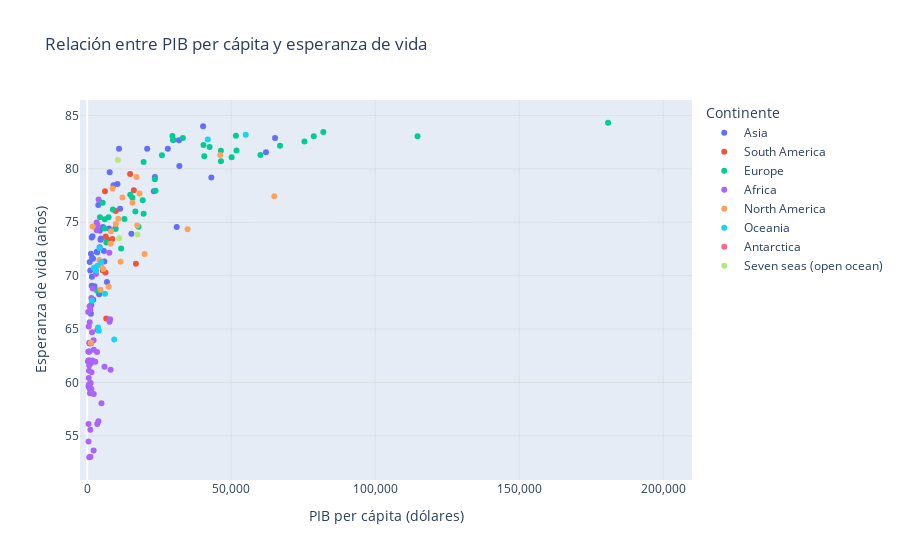

Notebook source saved alongside this figure:
### Markdown cell above
Se genera el gráfico de dispersión.

### Code cell
# Subconjunto de países seleccionados
paises_seleccionados = paises

# Eliminar valores nulos en las columnas 'GDP_MD' y 'POP_EST'
paises = paises.dropna(subset=['GDP_MD', 'POP_EST'])

# Creación del gráfico de dispersión
fig = px.scatter(
    paises_seleccionados,
    x='GDP_PC',
    y='LIFE_EXPECTANCY',
    color='CONTINENT',    # para colorear los puntos por continente
    title='Relación entre PIB per cápita y esperanza de vida',
    labels={
        'NAME': 'País',
        'GDP_PC': 'PIB per cápita (dólares)',
        'LIFE_EXPECTANCY': 'Esperanza de vida (años)',
        'CONTINENT': 'Continente'
    },
    hover_data={
        'NAME': True,              # para mostrar la columna NAME
        'GDP_PC': ':,.2f',         # formato con dos decimales y separador de miles
        'LIFE_EXPECTANCY': ':.2f', # formato con dos decimales
    }
)

# Atributos globales de la figura
fig.update_layout(
    xaxis_tickformat=',',
    yaxis_tickformat=',',
    xaxis=dict(showgrid=True, gridwidth=0.5, gridcolor='lightgray'),
    yaxis=dict(showgrid=True, gridwidth=0.5, gridcolor='lightgray')
)

# Atributos de los elementos visuales del gráfico
fig.update_traces(
    textposition='top center',
    textfont=dict(size=6)
)

# Ajuste del eje x para que comience en 0
x_max = paises_seleccionados['GDP_PC'].max() * 1.05  # Añade un 5% de margen superior
fig.update_xaxes(range=[-2500, x_max])

# Despliegue del gráfico
fig.show()

### Figure 1 — Plotly figure (JSON) as saved in the notebook; plotly's stock layout.template omitted (floating-point values rounded to 4 significant figures)
{"data": [{"customdata": [["Indonesia"], ["Malaysia"], ["Cyprus"], ["India"], ["China"], ["Israel"], ["Lebanon"], ["Syria"], ["South Korea"], ["North Korea"], ["Bhutan"], ["Oman"], ["Uzbekistan"], ["Kazakhstan"], ["Tajikistan"], ["Mongolia"], ["Vietnam"], ["Cambodia"], ["United Arab Emirates"], ["Georgia"], ["Azerbaijan"], ["Turkey"], ["Laos"], ["Kyrgyzstan"], ["Armenia"], ["Iraq"], ["Iran"], ["Qatar"], ["Saudi Arabia"], ["Pakistan"], ["Thailand"], ["Kuwait"], ["Timor-Leste"], ["Brunei"], ["Myanmar"], ["Bangladesh"], ["Afghanistan"], ["Turkmenistan"], ["Jordan"], ["Nepal"], ["Yemen"], ["N. Cyprus"], ["Cyprus U.N. Buffer Zone"], ["Philippines"], ["Sri Lanka"], ["Taiwan"], ["Japan"], ["Singapore"], ["Bahrain"]], "hovertemplate": "Continente=Asia<br>PIB per cápita (dólares)=%{x:,.2f}<br>Esperanza de vida (años)=%{y:.2f}<br>País=%{customdata[0]}<extra></extra>", "legendgroup": "Asia", "marker": {"color": "#636efa", "symbol": "circle"}, "mode": "markers", "name": "Asia", "orientation": "v", "showlegend": true, "textfont": {"size": 6}, "textposition": "top center", "type": "scatter", "x": [4136.0, 11410.0, 20810.0, 2100.0, 10500.0, 29910.0, 7584.0, 5790.0, 31850.0, 1558.0, 3315.0, 15340.0, 1725.0, 9812.0, 870.7, 4340.0, 2715.0, 1643.0, 43100.0, 2039.0, 4794.0, 9127.0, 2535.0, 1309.0, 4622.0, 5955.0, 5476.0, 62090.0, 23140.0, 1285.0, 7807.0, 32000.0, 1560.0, 31090.0, 1408.0, 1856.0, 507.1, 6860.0, 4405.0, 1071.0, 774.3, 11040.0, 28000, 3485.0, 3853.0, 47820.0, 40250.0, 65230.0, 23500.0], "xaxis": "x", "y": [68.25, 76.26, 81.89, 67.74, 78.59, 82.7, 74.42, 72.3, 82.68, 73.58, 72.23, 73.94, 71.67, 74.44, 71.29, 72.67, 74.58, 69.9, 79.2, 71.59, 73.49, 78.47, 69.0, 72.05, 73.37, 71.34, 74.56, 81.56, 77.91, 66.43, 79.68, 80.26, 69.06, 74.55, 67.26, 73.7, 62.88, 69.41, 74.22, 70.48, 63.72, 81.89, 81.89, 72.19, 76.61, null, 84.0, 82.9, 79.25], "yaxis": "y"}, {"customdata": [["Chile"], ["Bolivia"], ["Peru"], ["Argentina"], ["Suriname"], ["Guyana"], ["Brazil"], ["Uruguay"], ["Ecuador"], ["Colombia"], ["Paraguay"], ["Venezuela"]], "hovertemplate": "Continente=South America<br>PIB per cápita (dólares)=%{x:,.2f}<br>Esperanza de vida (años)=%{y:.2f}<br>País=%{customdata[0]}<extra></extra>", "legendgroup": "South America", "marker": {"color": "#EF553B", "symbol": "circle"}, "mode": "markers", "name": "South America", "orientation": "v", "showlegend": true, "textfont": {"size": 6}, "textposition": "top center", "type": "scatter", "x": [14900.0, 3552.0, 6978.0, 9912.0, 6359.0, 6609.0, 8717.0, 16190.0, 6184.0, 6429.0, 5415.0, 16920.0], "xaxis": "x", "y": [79.52, 64.93, 73.39, 76.06, 70.29, 65.99, 73.42, 78, 77.89, 73.66, 70.47, 71.11], "yaxis": "y"}, {"customdata": [["United Kingdom"], ["France"], ["Ukraine"], ["Belarus"], ["Netherlands"], ["Lithuania"], ["Russia"], ["Czechia"], ["Germany"], ["Estonia"], ["Latvia"], ["Norway"], ["Sweden"], ["Finland"], ["Luxembourg"], ["Belgium"], ["North Macedonia"], ["Albania"], ["Kosovo"], ["Spain"], ["Denmark"], ["Romania"], ["Hungary"], ["Slovakia"], ["Poland"], ["Ireland"], ["Greece"], ["Austria"], ["Italy"], ["Switzerland"], ["Liechtenstein"], ["Serbia"], ["Croatia"], ["Slovenia"], ["Bulgaria"], ["San Marino"], ["Monaco"], ["Andorra"], ["Montenegro"], ["Bosnia and Herz."], ["Portugal"], ["Moldova"], ["Vatican"], ["Iceland"], ["Malta"]], "hovertemplate": "Continente=Europe<br>PIB per cápita (dólares)=%{x:,.2f}<br>Esperanza de vida (años)=%{y:.2f}<br>País=%{customdata[0]}<extra></extra>", "legendgroup": "Europe", "marker": {"color": "#00cc96", "symbol": "circle"}, "mode": "markers", "name": "Europe", "orientation": "v", "showlegend": true, "textfont": {"size": 6}, "textposition": "top center", "type": "scatter", "x": [42500.0, 40370.0, 3465.0, 6663.0, 51840.0, 19600.0, 11770.0, 23490.0, 46450.0, 23720.0, 17830.0, 75420.0, 51610.0, 40670.0, 114700.0, 46420.0, 6022.0, 5353.0, 4417.0, 29600.0, 60150.0, 12920.0, 16730.0, 19270.0, 15690.0, 78660.0, 19580.0, 50140.0, 33230.0, 81990.0, 180900.0, 7412.0, 14940.0, 25950.0, 9828.0, 48880.0, 184500.0, 40890.0, 8908.0, 6108.0, 23250.0, 4503.0, -120000, 66940.0, 29820.0], "xaxis": "x", "y": [82.06, 82.23, 68.59, 73.11, 81.71, 75.79, 72.55, 79.03, 80.71, 77.94, 74.58, 82.56, 83.11, 81.19, 83.05, 81.7, 74.42, 76.83, 75.48, 83.08, 81.3, 75.3, 76.02, 77.07, 77.3, 83.06, 80.64, 81.09, 82.9, 83.45, 84.32, 75.48, 77.58, 81.28, 74.36, null, null, null, 76.19, 75.29, null, 68.62, null, 82.17, 82.7], "yaxis": "y"}, {"customdata": [["Ethiopia"], ["S. Sudan"], ["Somalia"], ["Kenya"], ["Malawi"], ["Tanzania"], ["Somaliland"], ["Morocco"], ["W. Sahara"], ["Congo"], ["Dem. Rep. Congo"], ["Namibia"], ["South Africa"], ["Libya"], ["Tunisia"], ["Zambia"], ["Sierra Leone"], ["Guinea"], ["Liberia"], ["Central African Rep."], ["Sudan"], ["Djibouti"], ["Eritrea"], ["Côte d'Ivoire"], ["Mali"], ["Senegal"], ["Nigeria"], ["Benin"], ["Angola"], ["Botswana"], ["Zimbabwe"], ["Chad"], ["Algeria"], ["Mozambique"], ["eSwatini"], ["Burundi"], ["Rwanda"], ["Uganda"], ["Lesotho"], ["Cameroon"], ["Gabon"], ["Niger"], ["Burkina Faso"], ["Togo"], ["Ghana"], ["Guinea-Bissau"], ["Egypt"], ["Mauritania"], ["Eq. Guinea"], ["Gambia"], ["Madagascar"], ["Comoros"], ["São Tomé and Principe"], ["Cabo Verde"]], "hovertemplate": "Continente=Africa<br>PIB per cápita (dólares)=%{x:,.2f}<br>Esperanza de vida (años)=%{y:.2f}<br>País=%{customdata[0]}<extra></extra>", "legendgroup": "Africa", "marker": {"color": "#ab63fa", "symbol": "circle"}, "mode": "markers", "name": "Africa", "orientation": "v", "showlegend": true, "textfont": {"size": 6}, "textposition": "top center", "type": "scatter", "x": [855.8, 1085.0, 463.0, 1817.0, 411.5, 1089.0, 3500.0, 3282.0, 1504.0, 2280.0, 580.7, 4957.0, 6001.0, 7686.0, 3317.0, 1305.0, 527.4, 962.8, 621.8, 467.8, 712.7, 3414.0, 339.6, 2276.0, 879.0, 1447.0, 2230.0, 1219.0, 2791.0, 7961.0, 1464.0, 709.5, 3974.0, 503.6, 3894.0, 261.2, 820.0, 794.3, 1118.0, 1507.0, 7767.0, 553.9, 786.9, 679.3, 2202.0, 697.1, 3019.0, 1679.0, 8131.0, 777.8, 523.3, 1369.0, 1944.0, 3602.0], "xaxis": "x", "y": [65.64, 55.57, 56.11, 62.05, 62.9, 66.78, 56.11, 74.97, null, 63.05, 59.74, 58.06, 61.48, 72.15, 74.26, 61.8, 60.41, 58.98, 61.1, 54.48, null, 62.86, 66.6, 58.92, 59.42, 67.91, 53.63, 59.95, 61.93, 65.91, 59.39, 53.0, 77.13, 59.62, 56.36, 61.98, 67.13, 63.64, 53.04, 60.96, 65.69, 62.08, 59.77, 61.59, 63.95, 59.86, 70.16, 64.69, 61.19, 62.91, 65.23, 63.68, 68.79, 74.72], "yaxis": "y"}, {"customdata": [["Costa Rica"], ["Nicaragua"], ["Haiti"], ["Dominican Rep."], ["El Salvador"], ["Guatemala"], ["Cuba"], ["Honduras"], ["United States of America"], ["Canada"], ["Mexico"], ["Belize"], ["Panama"], ["Bahamas"], ["Trinidad and Tobago"], ["Grenada"], ["St. Vin. and Gren."], ["Barbados"], ["Saint Lucia"], ["Dominica"], ["Antigua and Barb."], ["St. Kitts and Nevis"], ["Jamaica"]], "hovertemplate": "Continente=North America<br>PIB per cápita (dólares)=%{x:,.2f}<br>Esperanza de vida (años)=%{y:.2f}<br>País=%{customdata[0]}<extra></extra>", "legendgroup": "North America", "marker": {"color": "#FFA15A", "symbol": "circle"}, "mode": "markers", "name": "North America", "orientation": "v", "showlegend": true, "textfont": {"size": 6}, "textposition": "top center", "type": "scatter", "x": [12240.0, 1913.0, 1272.0, 8282.0, 4187.0, 4620.0, 8825.0, 2575.0, 64970.0, 46190.0, 9946.0, 4814.0, 15730.0, 34860.0, 17400.0, 10800.0, 7451.0, 18150.0, 11610.0, 8105.0, 17100.0, 19930.0, 5582.0], "xaxis": "x", "y": [77.32, 74.61, 63.73, 74.17, 71.47, 68.67, 78.16, 70.73, 77.43, 81.3, 74.83, 70.96, 76.83, 74.36, 74.71, 75.33, 68.97, 77.71, 71.29, 72.98, 79.24, 72.03, 70.63], "yaxis": "y"}, {"customdata": [["Papua New Guinea"], ["Australia"], ["Fiji"], ["New Zealand"], ["Kiribati"], ["Marshall Is."], ["Tonga"], ["Samoa"], ["Solomon Is."], ["Tuvalu"], ["Nauru"], ["Micronesia"], ["Vanuatu"], ["Palau"]], "hovertemplate": "Continente=Oceania<br>PIB per cápita (dólares)=%{x:,.2f}<br>Esperanza de vida (años)=%{y:.2f}<br>País=%{customdata[0]}<extra></extra>", "legendgroup": "Oceania", "marker": {"color": "#19d3f3", "symbol": "circle"}, "mode": "markers", "name": "Oceania", "orientation": "v", "showlegend": true, "textfont": {"size": 6}, "textposition": "top center", "type": "scatter", "x": [2829.0, 55050.0, 6176.0, 41870.0, 1650.0, 3759.0, 4900.0, 4323.0, 2372.0, 4036.0, 9379.0, 3523.0, 3115.0, 14880.0], "xaxis": "x", "y": [null, 83.2, 68.31, 82.76, 67.66, 65.15, 71.27, 72.6, 70.74, 64.85, 64.01, 70.92, 70.49, null], "yaxis": "y"}, {"customdata": [["Antarctica"]], "hovertemplate": "Continente=Antarctica<br>PIB per cápita (dólares)=%{x:,.2f}<br>Esperanza de vida (años)=%{y:.2f}<br>País=%{customdata[0]}<extra></extra>", "legendgroup": "Antarctica", "marker": {"color": "#FF6692", "symbol": "circle"}, "mode": "markers", "name": "Antarctica", "orientation": "v", "showlegend": true, "textfont": {"size": 6}, "textposition": "top center", "type": "scatter", "x": [200000], "xaxis": "x", "y": [null], "yaxis": "y"}, {"customdata": [["Seychelles"], ["Mauritius"], ["Maldives"]], "hovertemplate": "Continente=Seven seas (open ocean)<br>PIB per cápita (dólares)=%{x:,.2f}<br>Esperanza de vida (años)=%{y:.2f}<br>País=%{customdata[0]}<extra></extra>", "legendgroup": "Seven seas (open ocean)", "marker": {"color": "#B6E880", "symbol": "circle"}, "mode": "markers", "name": "Seven seas (open ocean)", "orientation": "v", "showlegend": true, "textfont": {"size": 6}, "textposition": "top center", "type": "scatter", "x": [17440.0, 11100.0, 10630.0], "xaxis": "x", "y": [73.85, 73.51, 80.84], "yaxis": "y"}], "layout": {"legend": {"title": {"text": "Continente"}, "tracegroupgap": 0}, "title": {"text": "Relación entre PIB per cápita y esperanza de vida"}, "xaxis": {"anchor": "y", "domain": [0, 1], "gridcolor": "lightgray", "gridwidth": 0.5, "range": [-2500, 210000], "showgrid": true, "tickformat": ",", "title": {"text": "PIB per cápita (dólares)"}}, "yaxis": {"anchor": "x", "domain": [0, 1], "gridcolor": "lightgray", "gridwidth": 0.5, "showgrid": true, "tickformat": ",", "title": {"text": "Esperanza de vida (años)"}}}}
